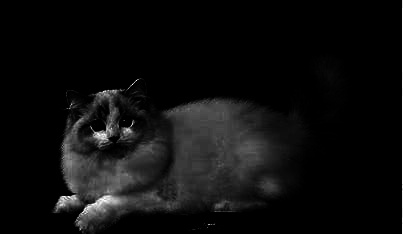
#> input picture Picture/dark_cat1.jpg, 403 x 234 px
$ python GrayToColor.py
#> lines starting #> are read from the running program, lines starting #| are printed output that depends on the picture
### 00_Infrared_Imagery/HistEqualization.py
import numpy as np
import cv2 as cv
import matplotlib.pyplot as plt
from pylab import mpl

mpl.rcParams["font.sans-serif"] = ["SimHei"]


def getpixnumlist(img):
    # 获取像素频数列表
    height, width = img.shape
    pixnumlist = []
    for i in range(256):
        pixnumlist.append(0)
    for i in range(height):
        for j in range(width):
            pix = img[i, j]
            pixnumlist[pix] = pixnumlist[pix] + 1
    return pixnumlist


# [71 lines left out: functions getpixpercentlist, get_pk_list, Equalization, show_pic_hist, check_qualization, main_qualization, not called in this run]


# [2 lines that do not run on import are left out]

### 00_Infrared_Imagery/GetThreshold.py
import cv2 as cv
import BitPlane_Slicing_Rebuild
import HistEqualization
import BitPlane_Slicing_Rebuild


def get_totalnum(pixnumlist, Lmin, Lmax):
    # 获取指定区域像素范围的像素个数
    totalnum = 0
    for i in range(Lmin, Lmax + 1):
        totalnum = totalnum + pixnumlist[i]
    return totalnum


def get_minp_maxp(pixnumlist, Lmin, Lmax):
    # 获取图像中灰度的最小值最大值
    if (Lmin < 0 or Lmin > 255) or (Lmax < 0 or Lmax > 255) or (Lmin > Lmax):
        exit("给定的像素范围有问题")
    minpos = -1
    maxpos = 256
    for i in range(Lmin, Lmax + 1):
        if pixnumlist[i] != 0:
            minpos = i
            break
    for i in range(Lmax, Lmin - 1, -1):
        if pixnumlist[i] != 0:
            maxpos = i
            break
    return minpos, maxpos


def get_pk_mk_area(pixnumlist, Lmin, Lmax):
    # 获取指定区域的灰度级k的概率之和pk列表
    # 灰度级k的累加均值mk列表
    totalnum = get_totalnum(pixnumlist, Lmin, Lmax)
    pk = []
    mk = []
    for i in range(256):
        pk.append(0)
        mk.append(0)
    p = 0
    m = 0
    for k in range(Lmin, Lmax + 1):
        percent = pixnumlist[k] / totalnum
        p = p + percent
        pk[k] = p
        m = m + k * percent
        mk[k] = m
    return pk, mk


def getT_area(pixnumlist, Lmin, Lmax):
    # 获取某个像素区间的阈值
    pk, mk = get_pk_mk_area(pixnumlist, Lmin, Lmax)
    maxk = 0
    maxrou_square = 0
    for k in range(Lmin, Lmax + 1):
        p1 = pk[k]
        p2 = pk[Lmax] - p1
        if p1 == 0 or p2 == 0:
            rou_square = 0
        else:
            m1 = 1 / p1 * mk[k]
            m2 = 1 / p2 * (mk[Lmax] - mk[k])
            rou_square = (p1 * (m1 - mk[Lmax]) * (m1 - mk[Lmax])
                          + p2 * (m2 - mk[Lmax]) * (m2 - mk[Lmax]))
        if rou_square > maxrou_square:
            maxrou_square = rou_square
            maxk = k
    return maxk


def getTs(img):
    pixnumlist = HistEqualization.getpixnumlist(img)
    k0, k4 = get_minp_maxp(pixnumlist, 0, 255)
    k2 = getT_area(pixnumlist, k0, k4)
    k1 = getT_area(pixnumlist, k0, k2)
    k3 = getT_area(pixnumlist, k2, k4)
    Ts = [k0, k1, k2, k3, k4]
    return Ts


# [27 lines left out: functions binarization, check_getT_area, main_getT_area, not called in this run]


# [2 lines that do not run on import are left out]

### 00_Infrared_Imagery/RainbowCode_T.py
import numpy as np


def gray_to_red(Ks):
    # 灰色图像进行红色变 查找表
    k0 = Ks[0]
    k2 = Ks[2]
    k3 = Ks[3]
    table_r = []
    for i in range(256):
        table_r.append(0)
    for r in range(256):
        if k0 <= r < k2:
            table_r[r] = 0
        elif k2 <= r < k3:
            table_r[r] = ((255 - 0) /
                          (k3 - k2) * (r - k2))
        else:
            table_r[r] = 255
    return table_r


def gray_to_green(Ks):
    # 灰色图像进行绿色变换 查找表
    k0 = Ks[0]
    k1 = Ks[1]
    k2 = Ks[2]
    k3 = Ks[3]
    k4 = Ks[4]
    table_g = []
    for i in range(256):
        table_g.append(0)
    for r in range(256):
        if k0 <= r < k1:
            table_g[r] = ((0 - 255)
                          / (k1 - k0) * (r - k1))
        elif k1 <= r < k2:
            table_g[r] = ((255 - 0)
                          / (k2 - k1) * (r - k1))
        elif k2 <= r < k3:
            table_g[r] = ((0 - 255)
                          / (k3 - k2) * (r - k3))
        else:
            table_g[r] = ((255 - 0)
                          / (k4 - k3) * (r - k3))
    return table_g


def gray_to_blue(Ks):
    # 灰色图像进行蓝色变换 查找表
    k0 = Ks[0]
    k1 = Ks[1]
    k2 = Ks[2]
    table_b = []
    for i in range(256):
        table_b.append(0)
    for r in range(256):
        if k0 <= r < k1:
            table_b[r] = 255
        elif k1 <= r < k2:
            table_b[r] = ((0 - 255)
                          / (k2 - k1) * (r - k2))
        else:
            table_b[r] = 0
    return table_b

### 00_Infrared_Imagery/GrayToColor.py
import numpy as np
import matplotlib.pyplot as plt
import cv2 as cv
import RainbowCode_T
import RainbowCode
import GetThreshold


def gray_trans(img_gray, table_color):
    # 通过查找表对灰度图像进行变换
    height, width = img_gray.shape
    img_c = img_gray.copy()
    for i in range(height):
        for j in range(width):
            img_c[i, j] = table_color[img_gray[i, j]]
    return img_c


def gray_to_3singal_T(img_gray, Ks):
    # 将灰度图像转为三个单通道图像
    table_r = RainbowCode_T.gray_to_red(Ks)
    table_g = RainbowCode_T.gray_to_green(Ks)
    table_b = RainbowCode_T.gray_to_blue(Ks)
    img_r = gray_trans(img_gray, table_r)
    img_g = gray_trans(img_gray, table_g)
    img_b = gray_trans(img_gray, table_b)
    return img_r, img_g, img_b


# [9 lines left out: function gray_to_3singal, not called in this run]


def grays_to_color(img_r, img_g, img_b):
    # 将三个单通道图像合成为伪彩色图像
    pix = []
    height, width = img_r.shape
    img_rgb = np.zeros((height, width, 3))
    for i in range(height):
        for j in range(width):
            pix.append(img_r[i, j])
            pix.append(img_g[i, j])
            pix.append(img_b[i, j])
            img_rgb[i, j] = pix.copy()
            pix.clear()
    img_rgb = img_rgb.astype(np.uint8)
    return img_rgb


def show_2pic(imgs, imgtitles, maintitle):
    # 显示两张图片 用于对比
    fig, axe = plt.subplots(nrows=1, ncols=2)
    plt.suptitle(maintitle, fontsize=12)
    for i in range(len(imgs)):
        axe[i].imshow(imgs[i], cmap='gray', vmin=0, vmax=255)
        axe[i].set_title(imgtitles[i], fontsize=10)
        axe[i].axis(False)
    plt.tight_layout()
    plt.show()


# [49 lines left out: functions show_4pic_gray, show_4pic_rgb, check_gray_to_3singal_T, main_gray_to_3signal_T, not called in this run]


def check_grays_to_color(img):
    Ts = GetThreshold.getTs(img)
    img_r, img_g, img_b = gray_to_3singal_T(img, Ts)
    img_rgb = grays_to_color(img_r, img_g, img_b)
    imgs = [img, img_rgb]
    imgtitles = ["原图像", "伪彩色图像"]
    maintitle = ''
    show_2pic(imgs, imgtitles, maintitle)


def main_grays_to_color():
    img1 = cv.imread("../Picture/dark_cat1.jpg", cv.IMREAD_GRAYSCALE)
#> img1 is the input picture: shape (234, 403); min 0, max 255, mean 13.8
    img2 = cv.imread("../Picture/Data-04-logo1b.jpg", cv.IMREAD_GRAYSCALE)
    img3 = cv.imread("../Picture/INFRARED.png", cv.IMREAD_GRAYSCALE)
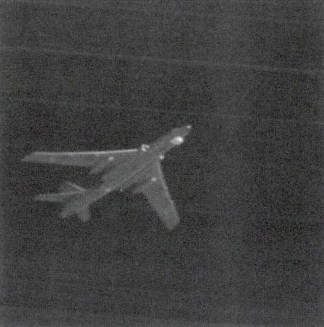
#> input picture Picture/INFRARED.png, 324 x 327 px
#> img3: shape (327, 324); min 14, max 238, mean 63
    check_grays_to_color(img1)
#> after the loop in getpixnumlist, `for i in range(height):`: pixnumlist = 256 values, max 62894 at index 0, min 0 at index 194, mean 368.4
#> in getTs, `k0, k4 = get_minp_maxp(pixnumlist, 0, 255)`: k0 = 0; k4 = 255
#> the loop in get_totalnum, `for i in range(Lmin, Lmax + 1):` made 256 passes
#> totalnum on passes 1 to 3: 62894, 64973, 66149
#> after the loop in get_totalnum, `for i in range(Lmin, Lmax + 1):`: totalnum = 94302
#> the loop in get_pk_mk_area, `for k in range(Lmin, Lmax + 1):` made 256 passes
#> (percent, p, m) on passes 1 to 3: (0.667, 0.667, 0), (0.022, 0.689, 0.022), (0.0125, 0.701, 0.047)
#> after the loop in get_pk_mk_area, `for k in range(Lmin, Lmax + 1):`: m = 13.76; mk = 256 values from 0 to 13.76; p = 1; pk = 256 values from 0.667 to 1
#> in getT_area, `pk, mk = get_pk_mk_area(pixnumlist, Lmin, Lmax)`: mk = 256 values from 0 to 13.76
#> the loop in getT_area, `for k in range(Lmin, Lmax + 1):` made 256 passes
#> (p1, p2, m1, m2, rou_square, maxrou_square) on passes 1 to 12: (0.667, 0.333, 0, 41.32, 379.2, 379.2), (0.689, 0.311, 0.032, 44.17, 417.5, 417.5), (0.701, 0.299, 0.067, 45.93, 440.6, 440.6), (0.711, 0.289, 0.104, 47.28, 457.8, 457.8), (0.718, 0.282, 0.143, 48.36, 471.2, 471.2), (0.724, 0.276, 0.183, 49.3, 482.6, 482.6), (0.729, 0.271, 0.225, 50.14, 492.4, 492.4), (0.733, 0.267, 0.266, 50.86, 500.6, 500.6), (0.737, 0.263, 0.308, 51.51, 507.8, 507.8), (0.741, 0.259, 0.356, 52.18, 515, 515), (0.745, 0.255, 0.406, 52.82, 521.7, 521.7), (0.75, 0.25, 0.476, 53.65, 529.9, 529.9)
#> (p1, p2, m1, m2, rou_square) on passes 38 to 43: (0.841, 0.159, 2.96, 71.01, 618.3), (0.844, 0.156, 3.06, 71.49, 618), (0.847, 0.153, 3.19, 72.16, 617.4), (0.85, 0.15, 3.33, 72.85, 616.4), (0.852, 0.148, 3.44, 73.38, 615.5), (0.856, 0.144, 3.59, 74.11, 613.9)
#> after the loop in gray_trans, `for i in range(height):`:
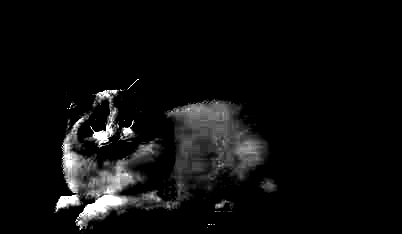
#> img_c: shape (234, 403); min 0, max 255, mean 14.4
#> after the loop in gray_trans (call 2), `for i in range(height):`:
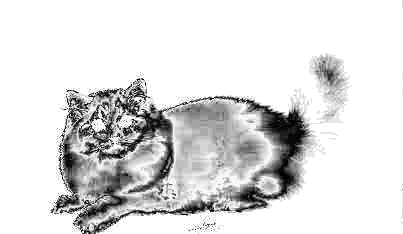
#> img_c: shape (234, 403); min 0, max 255, mean 221.7
#> after the loop in gray_trans (call 3), `for i in range(height):`:
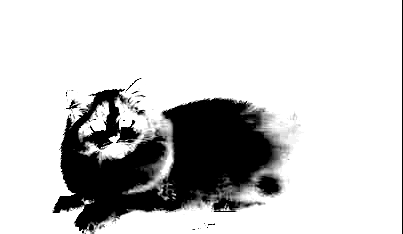
#> img_c: shape (234, 403); min 0, max 255, mean 203
#> after the loop in grays_to_color, `for i in range(height):`:
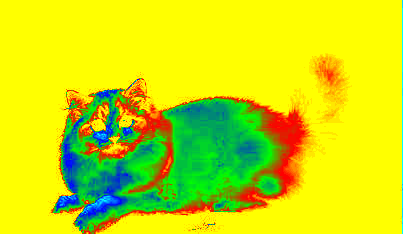
#> img_rgb: shape (234, 403, 3) float64; mean of channels 0, 1, 2 14.4, 221.7, 203; drawn as B, G, R
#> the loop in show_2pic, `for i in range(len(imgs)):` made 2 passes
    check_grays_to_color(img2)
    check_grays_to_color(img3)


if __name__ == "__main__":
#> (the run stopped early here; a loop or call above may not have finished)
